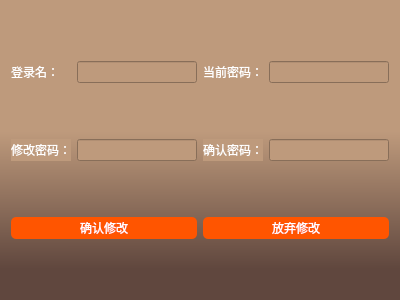
<?xml version="1.0" encoding="UTF-8"?>
<ui version="4.0">
 <class>modify_password</class>
 <widget class="QWidget" name="modify_password">
  <property name="geometry">
   <rect>
    <x>0</x>
    <y>0</y>
    <width>400</width>
    <height>300</height>
   </rect>
  </property>
  <property name="windowTitle">
   <string>Form</string>
  </property>
  <property name="windowIcon">
   <iconset>
    <activeon>:/qt 图标/修改图标/document-write.ico</activeon>
   </iconset>
  </property>
  <property name="styleSheet">
   <string notr="true">background-color: qlineargradient(spread:pad, x1:0.500273, y1:0.438, x2:0.500727, y2:0.909, stop:0 rgba(190, 154, 124, 255), stop:0.971591 rgba(96, 71, 62, 255));</string>
  </property>
  <layout class="QGridLayout" name="gridLayout">
   <item row="3" column="2">
    <widget class="QLabel" name="label_4">
     <property name="styleSheet">
      <string notr="true">font: 75 11pt &quot;楷体&quot;;
color: rgb(255, 255, 255);
background-color:rgb(190, 154, 124, 255);</string>
     </property>
     <property name="text">
      <string>确认密码：</string>
     </property>
    </widget>
   </item>
   <item row="3" column="3">
    <widget class="QLineEdit" name="lineEdit_4">
     <property name="styleSheet">
      <string notr="true">font: 75 11pt &quot;楷体&quot;;
color: rgb(255, 255, 255);
background-color:rgb(190, 154, 124, 255);</string>
     </property>
     <property name="echoMode">
      <enum>QLineEdit::Password</enum>
     </property>
    </widget>
   </item>
   <item row="0" column="0">
    <widget class="QLabel" name="label">
     <property name="styleSheet">
      <string notr="true">font: 75 11pt &quot;楷体&quot;;
color: rgb(255, 255, 255);
background-color:rgb(190, 154, 124, 255);</string>
     </property>
     <property name="text">
      <string>登录名：</string>
     </property>
    </widget>
   </item>
   <item row="3" column="0">
    <widget class="QLabel" name="label_3">
     <property name="styleSheet">
      <string notr="true">font: 75 11pt &quot;楷体&quot;;
color: rgb(255, 255, 255);
background-color:rgb(190, 154, 124, 255);</string>
     </property>
     <property name="text">
      <string>修改密码：</string>
     </property>
    </widget>
   </item>
   <item row="0" column="1">
    <widget class="QLineEdit" name="lineEdit">
     <property name="styleSheet">
      <string notr="true">font: 75 11pt &quot;楷体&quot;;
color: rgb(255, 255, 255);
background-color:rgb(190, 154, 124, 255);</string>
     </property>
    </widget>
   </item>
   <item row="3" column="1">
    <widget class="QLineEdit" name="lineEdit_3">
     <property name="styleSheet">
      <string notr="true">font: 75 11pt &quot;楷体&quot;;
color: rgb(255, 255, 255);
background-color:rgb(190, 154, 124, 255);</string>
     </property>
     <property name="echoMode">
      <enum>QLineEdit::Password</enum>
     </property>
    </widget>
   </item>
   <item row="0" column="3">
    <widget class="QLineEdit" name="lineEdit_2">
     <property name="styleSheet">
      <string notr="true">font: 75 11pt &quot;楷体&quot;;
color: rgb(255, 255, 255);
background-color:rgb(190, 154, 124, 255);</string>
     </property>
    </widget>
   </item>
   <item row="0" column="2">
    <widget class="QLabel" name="label_2">
     <property name="styleSheet">
      <string notr="true">font: 75 11pt &quot;楷体&quot;;
color: rgb(255, 255, 255);
background-color:rgb(190, 154, 124, 255);</string>
     </property>
     <property name="text">
      <string>当前密码：</string>
     </property>
    </widget>
   </item>
   <item row="4" column="0" colspan="2">
    <widget class="QPushButton" name="pushButton">
     <property name="styleSheet">
      <string notr="true">
QPushButton{  
color:rgb(255, 255, 255);
font: 75 10pt &quot;微软雅黑&quot;;
border-style:solid;  
background-color:rgb(255, 85, 0);
border-radius:5px;padding:2px 4px;/*border-radius控制圆角大小*/  
}  
QPushButton:hover{  /*鼠标放上后*/  
color:rgb(255, 255, 255);  
min-height:20;  
border-style:solid;  
border-top-left-radius:2px;  
border-top-right-radius:2px;  
background-color:rgb(190, 154, 124, 255);
border:1px;  
border-radius:5px;padding:2px 4px;  
}  
QPushButton:pressed{ /*按下按钮后*/  
color:rgb(255, 255, 255);  
min-height:20;  
border-style:solid;  
border-top-left-radius:2px;  
border-top-right-radius:2px;  
background: qlineargradient(x1: 0, y1: 0, x2: 0, y2: 1, stop:0 rgb(226,236,241),   
                            stop: 0.3 rgb(190,190,190),  
                              stop: 1 rgb(160,160,160));  
border:1px;  
border-radius:5px;padding:2px 4px;  
}  
QPushButton:checked{    /*选中后*/  
color:rgb(255, 255, 255);  
min-height:20;  
border-style:solid;  
border-top-left-radius:2px;  
border-top-right-radius:2px;  
background: qlineargradient(x1: 0, y1: 0, x2: 0, y2: 1, stop:0 rgb(226,236,241),   
                            stop: 0.3 rgb(190,190,190),  
                              stop: 1 rgb(160,160,160));  
border:1px;  
border-radius:5px;padding:2px 4px;  
}  </string>
     </property>
     <property name="text">
      <string>确认修改</string>
     </property>
    </widget>
   </item>
   <item row="4" column="2" colspan="2">
    <widget class="QPushButton" name="pushButton_2">
     <property name="styleSheet">
      <string notr="true">
QPushButton{  
color:rgb(255, 255, 255);
font: 75 10pt &quot;微软雅黑&quot;;
border-style:solid;  
background-color:rgb(255, 85, 0);
border-radius:5px;padding:2px 4px;/*border-radius控制圆角大小*/  
}  
QPushButton:hover{  /*鼠标放上后*/  
color:rgb(255, 255, 255);  
min-height:20;  
border-style:solid;  
border-top-left-radius:2px;  
border-top-right-radius:2px;  
background-color:rgb(190, 154, 124, 255);
border:1px;  
border-radius:5px;padding:2px 4px;  
}  
QPushButton:pressed{ /*按下按钮后*/  
color:rgb(255, 255, 255);  
min-height:20;  
border-style:solid;  
border-top-left-radius:2px;  
border-top-right-radius:2px;  
background: qlineargradient(x1: 0, y1: 0, x2: 0, y2: 1, stop:0 rgb(226,236,241),   
                            stop: 0.3 rgb(190,190,190),  
                              stop: 1 rgb(160,160,160));  
border:1px;  
border-radius:5px;padding:2px 4px;  
}  
QPushButton:checked{    /*选中后*/  
color:rgb(255, 255, 255);  
min-height:20;  
border-style:solid;  
border-top-left-radius:2px;  
border-top-right-radius:2px;  
background: qlineargradient(x1: 0, y1: 0, x2: 0, y2: 1, stop:0 rgb(226,236,241),   
                            stop: 0.3 rgb(190,190,190),  
                              stop: 1 rgb(160,160,160));  
border:1px;  
border-radius:5px;padding:2px 4px;  
}  </string>
     </property>
     <property name="text">
      <string>放弃修改</string>
     </property>
    </widget>
   </item>
  </layout>
 </widget>
 <resources/>
 <connections/>
</ui>
